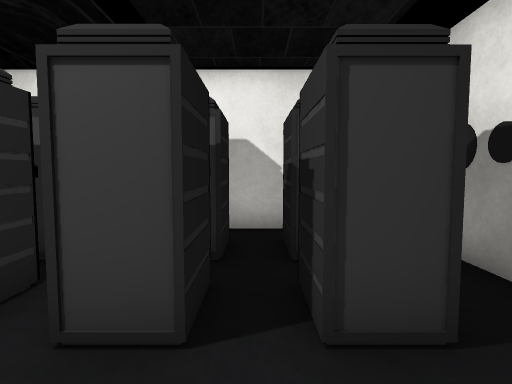
view 1 (above)

17 first-person views from a walk through a 3-D level made in the Unity game engine. The camera is 1.3 m above the floor, tilts 4° down and sees 80° across. The floor is counted in squares, 1 m on a side. Each view is taken from the middle of a square. On the plan, view 1 faces up. The plan holds only what a view shows up to about 14 squares ahead; the rest is blank. The place goes on beyond the plan. The player character is not drawn. Door leaves are left out, so doorways stand open. Some surface patterns are stand-ins.

view 2
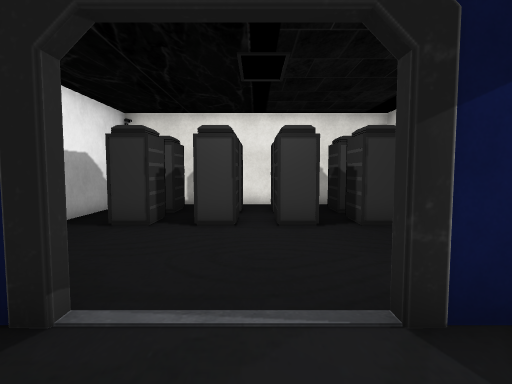

view 3
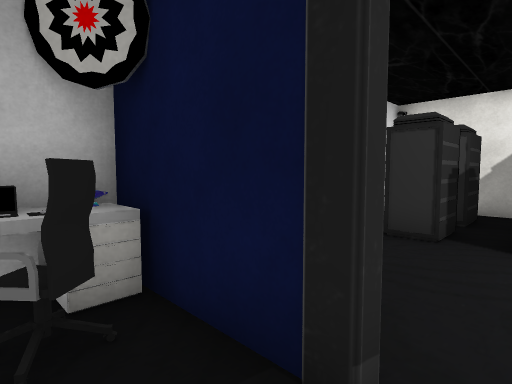

view 4
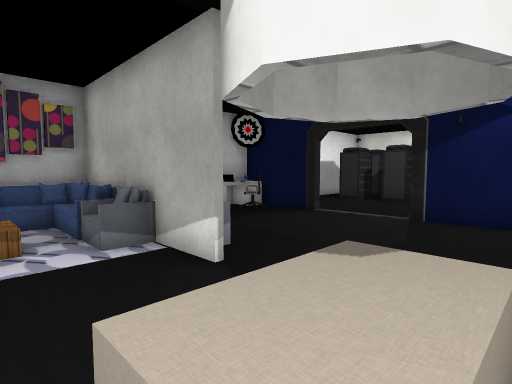

view 5
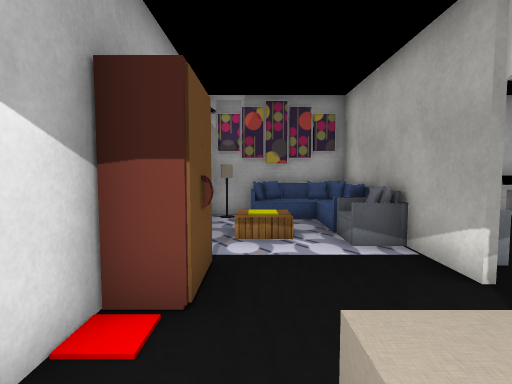

view 6
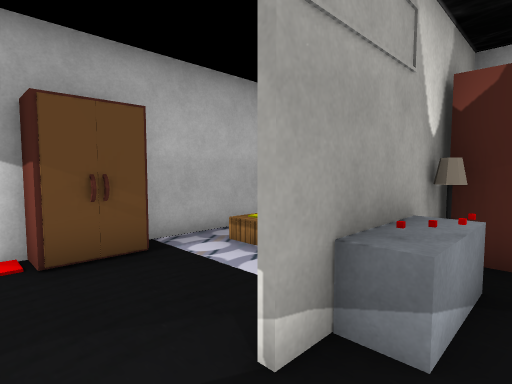

view 7
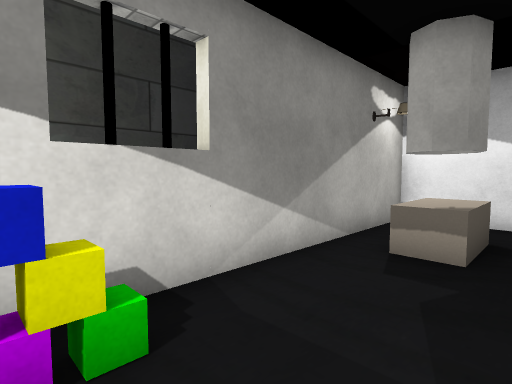

view 8
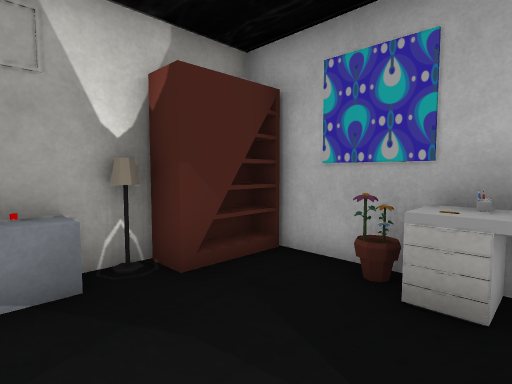

view 9
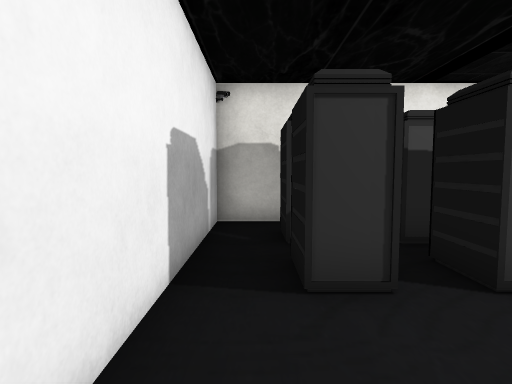

view 10
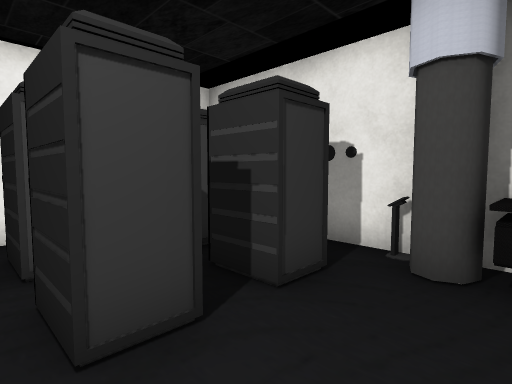

view 11
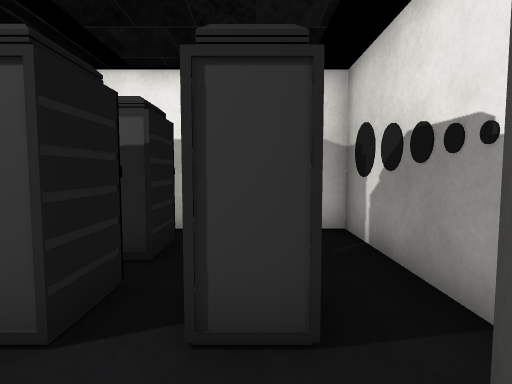

view 12
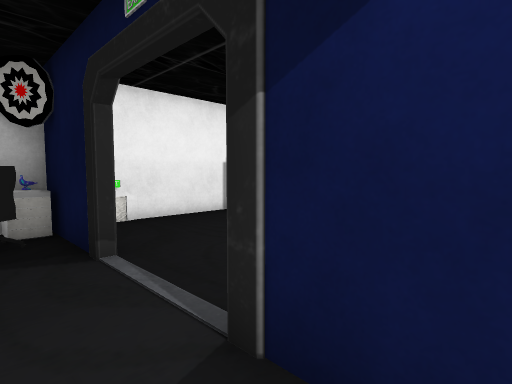

view 13
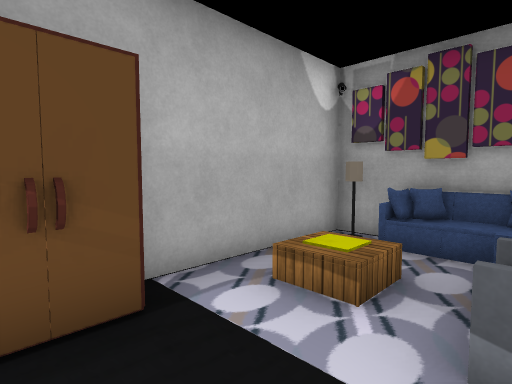

view 14
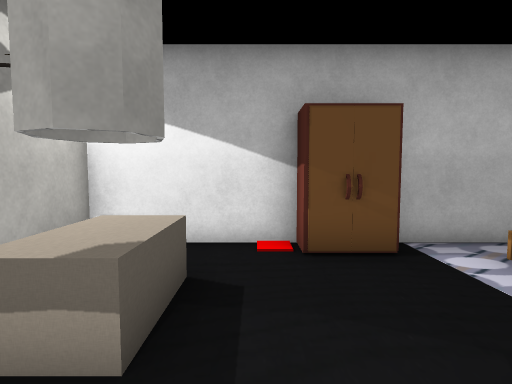

view 15
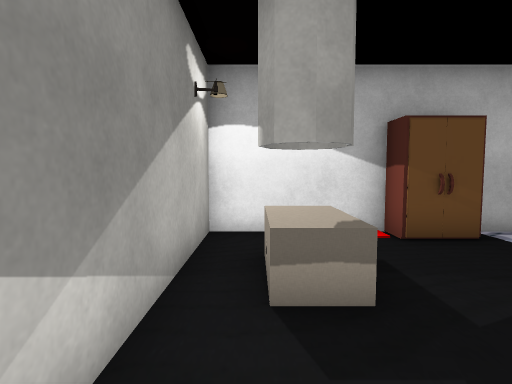

view 16
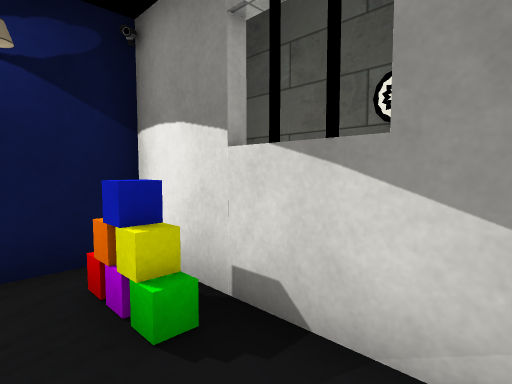

view 17
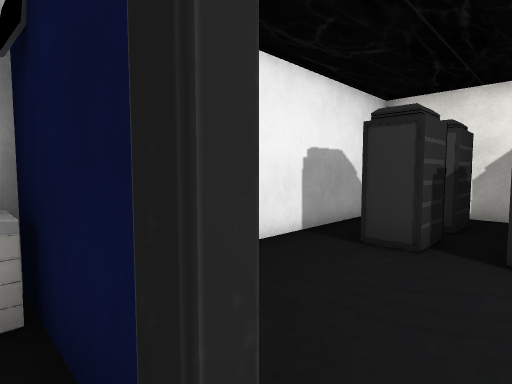

### Floor plan
Points are (right, up) in squares from view 1. A wall is a line through its corners. A room is listed if a view was taken in it or the views show most of it. See-through windows are left out.
Room 1 (views 1, 2, 3, 4, 5, 6, 7, 8, 9, 10, 11, 12, 13, 14, 15, 16, 17)
walls: (-3.6, -2.5) (-7, -2.5); (1.5, -2.5) (-0.7, -2.5); (3, -4.6) (3, -2.5); (-1.4, -8.4) (-4.5, -8.4); (-7, -5.4) (-7, -7.5); (-4.5, -8.2) (-1.4, -8.2); (3, 0.4) (3, 2.5); (-6.4, -8.4) (-7, -8.4) (-7, -12.5) (-2.5, -12.5); (1.4, -9.2) (1, -9.3) (1.4, -9.1) (1.8, -9.3); (0.8, -9.7) (1, -9.3); (1.8, -10.1) (1.9, -9.7) (1.8, -9.3); (1.8, -10.2) (1.4, -10.4) (0.9, -10.1); (-0.9, -12.5) (3, -12.5) (3, -6.4); (0.9, 6.8) (-7, 6.8) (-7, -0.6); (3, 6.8) (2.4, 6.8)
low walls: (1.4, -10.7) (0.8, -10.7) (0.8, -8.8) (1.9, -8.8)
ways out: open door at (-2, -2); gap at (2, -9)
objects: other object (-7, -5); desk (-7, -5) to (-6, -4); other object (-7, -3); lamp (-6, -12); rug (-6, -11); bookshelf (-6, -8) to (-5, -7); laptop (-6, -4) to (-6, -3); lamp (-5, -8); chair (-5, -3); other object (-5, 2) to (-5, 3); other object (-5, 4) to (-5, 6); sofa (-4, -9); rug (-3, -9); block (-3, -8); other object (-3, 2) to (-3, 3); other object (-3, 4) to (-3, 6); wardrobe (-2, -12) to (-1, -12); other object (-1, 2) to (-1, 3); other object (-1, 4) to (-1, 6); other object (1, 2) to (1, 3); other object (1, 4) to (1, 6); yellow cube (2, -5); other object (3, -6); other object (3, -5); other object (3, 3); other object (3, 4); other object (3, 5); other object (3, 6)

Where each view was taken, in squares from view 1:
view 1: 0 up, 0 right, facing up
view 2: 5 down, 2 left, facing up
view 3: 4 down, 3 left, facing up-left
view 4: 11 down, 2 right, facing up-left
view 5: 11 down, 2 right, facing left
view 6: 7 down, 0 right, facing down-left
view 7: 4 down, 0 right, facing down-right
view 8: 4 down, 3 left, facing down-left
view 9: 1 down, 6 left, facing up
view 10: 0 up, 2 left, facing up-right
view 11: 0 up, 1 right, facing up
view 12: 4 down, 1 right, facing up-left
view 13: 9 down, 1 left, facing down-left
view 14: 7 down, 0 right, facing down
view 15: 6 down, 2 right, facing down
view 16: 7 down, 1 right, facing up-right
view 17: 3 down, 3 left, facing up-left
